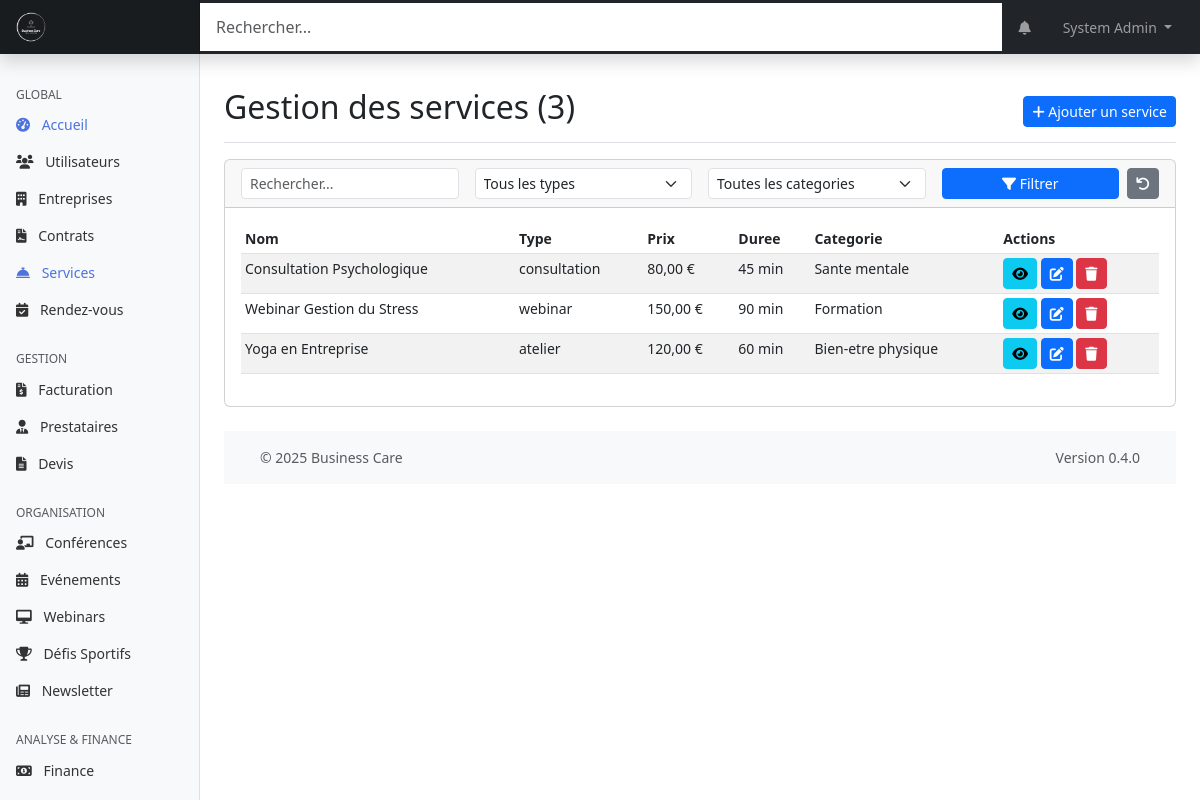
/web-admin/modules/services/index.php (signed in), run on an earlier commit of the app's database.
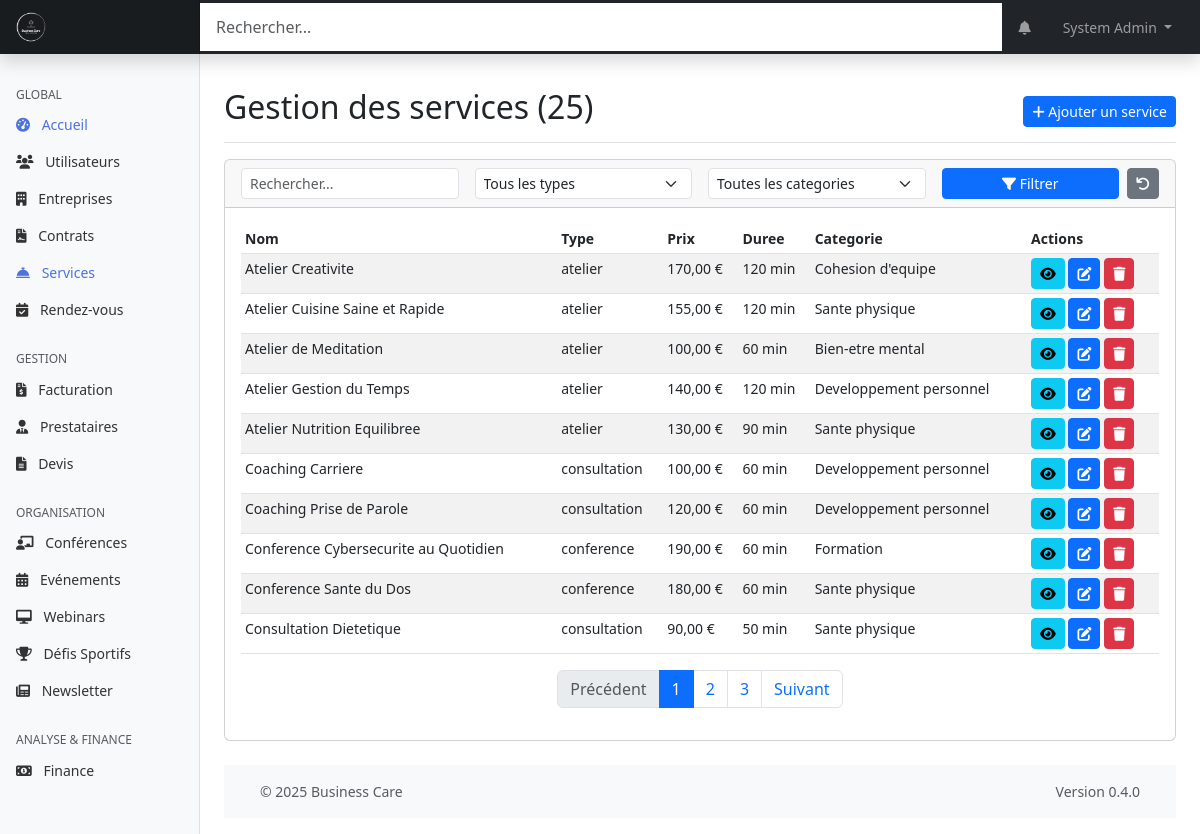
And on a later commit of the database.
### tables this page shows
CREATE TABLE prestations (
    id INT PRIMARY KEY AUTO_INCREMENT,
    nom VARCHAR(255) NOT NULL,
    description TEXT,
    prix DECIMAL(10,2) NOT NULL,
    duree INT,
    type ENUM('conference', 'webinar', 'atelier', 'consultation', 'evenement', 'autre') NOT NULL,
    categorie VARCHAR(100),
    niveau_difficulte ENUM('debutant', 'intermediaire', 'avance'),
    capacite_max INT,
    materiel_necessaire TEXT,
    prerequis TEXT,
    created_at TIMESTAMP DEFAULT CURRENT_TIMESTAMP,
    updated_at TIMESTAMP DEFAULT CURRENT_TIMESTAMP ON UPDATE CURRENT_TIMESTAMP,
    INDEX idx_type (type),
    INDEX idx_categorie (categorie)
);

### web-admin/includes/page_functions/modules/services.php (called while the page is built, shortened)
<?php
function servicesGetList($page = 1, $perPage = DEFAULT_ITEMS_PER_PAGE, $search = '', $type = '', $category = '') {
    $whereClauses = [];
    $params = [];
    $whereSql = !empty($whereClauses) ? implode(' AND ', $whereClauses) : '1';
    $countSql = "SELECT COUNT(id) FROM " . TABLE_PRESTATIONS . " WHERE {$whereSql}";
    $totalServices = executeQuery($countSql, $params)->fetchColumn();
    $totalPages = ceil($totalServices / $perPage);
    $page = max(1, min($page, $totalPages));
    $offset = ($page - 1) * $perPage;
    $sql = "SELECT * FROM " . TABLE_PRESTATIONS . " WHERE {$whereSql} ORDER BY nom ASC LIMIT ?, ?";
    $params[] = $offset;
    $params[] = $perPage;
    $services = executeQuery($sql, $params)->fetchAll();
    return [
        'services' => $services,
        'currentPage' => $page,
        'totalPages' => $totalPages,
        'totalItems' => $totalServices,
        'perPage' => $perPage
    ];
}

### shared/web-admin/db.php (called while the page is built, shortened)
<?php
function getDbConnection()
{
    static $pdo = null;
    if ($pdo === null) {
        $dsn = "mysql:host=" . DB_HOST . ";dbname=" . DB_NAME . ";charset=" . DB_CHARSET;
        $options = [
            PDO::ATTR_ERRMODE => PDO::ERRMODE_EXCEPTION,
            PDO::ATTR_DEFAULT_FETCH_MODE => PDO::FETCH_ASSOC,
            PDO::ATTR_EMULATE_PREPARES => false,
        ];
        try {
            $pdo = new PDO($dsn, DB_USER, DB_PASS, $options);
        } catch (PDOException $e) {
            die("[FAILURE] Connexion a la base de donnees impossible. Veuillez reessayer plus tard.");
        }
    }
    return $pdo;
}
function executeQuery($sql, $params = [])
{
    try {
        $pdo = getDbConnection();
        $stmt = $pdo->prepare($sql);
        $stmt->execute($params);
        return $stmt;
    } catch (PDOException $e) {
        die("[FAILURE] Impossible d'executer la requete: " . $e->getMessage());
    }
}

### web-admin/modules/services/index.php (the view, shortened to what the changed rows need)
<?php
require_once '../../includes/page_functions/modules/services.php';
$filterData = getQueryData(['page' => 1, 'search' => '', 'type' => '', 'category' => '']);
$page = $filterData['page'];
$search = $filterData['search'];
$type = $filterData['type'];
$category = $filterData['category'];
$listResult = servicesGetList($page, 10, $search, $type, $category);
$services = $listResult['services'];
$totalPages = $listResult['totalPages'];
$totalServices = $listResult['totalItems'];
$page = $listResult['currentPage'];
$itemsPerPage = $listResult['perPage'];
$pageTitle = "Gestion des services ({$totalServices})";
include_once '../../templates/header.php';
?>
<div class="container-fluid">
    <div class="row">
        <main class="col-md-9 ms-sm-auto col-lg-10 px-md-4">
            <div class="d-flex justify-content-between flex-wrap flex-md-nowrap align-items-center pt-3 pb-2 mb-3 border-bottom">
                <h1 class="h2"><?php echo $pageTitle; ?></h1>
                <div class="btn-toolbar mb-2 mb-md-0">
                    <a href="<?php echo WEBADMIN_URL; ?>/modules/services/add.php" class="btn btn-sm btn-primary">
                    </a>
                </div>
            </div>
            <div class="card mb-4">
                <div class="card-body">
                    <?php if (count($services) > 0): ?>
                        <div class="table-responsive">
                            <table class="table table-striped table-hover table-sm">
                                <thead>
                                    <tr>
                                        <th>Nom</th>
                                        <th>Type</th>
                                        <th>Prix</th>
                                        <th>Duree</th>
                                        <th>Categorie</th>
                                        <th>Actions</th>
                                    </tr>
                                </thead>
                                <tbody>
                                    <?php foreach ($services as $service): ?>
                                        <tr>
                                            <td><?php echo htmlspecialchars($service['nom']); ?></td>
                                            <td><?php echo htmlspecialchars($service['type']); ?></td>
                                            <td><?php echo formatCurrency($service['prix']); ?></td>
                                            <td><?php echo $service['duree'] ? htmlspecialchars($service['duree']) . ' min' : '-'; ?></td>
                                            <td><?php echo htmlspecialchars($service['categorie'] ?: '-'); ?></td>
                                            <td class="table-actions">
                                                <a href="<?php echo WEBADMIN_URL; ?>/modules/services/view.php?id=<?php echo $service['id']; ?>" class="btn btn-sm btn-info" data-bs-toggle="tooltip" title="Voir">
                                                    <i class="fas fa-eye"></i>
                                                </a>
                                                <a href="<?php echo WEBADMIN_URL; ?>/modules/services/edit.php?id=<?php echo $service['id']; ?>" class="btn btn-sm btn-primary" data-bs-toggle="tooltip" title="Modifier">
                                                    <i class="fas fa-edit"></i>
                                                </a>
                                                <a href="<?php echo WEBADMIN_URL; ?>/modules/services/delete.php?id=<?php echo $service['id']; ?>&csrf_token=<?php echo generateToken(); ?>" class="btn btn-sm btn-danger btn-delete" data-bs-toggle="tooltip" title="Supprimer">
                                                    <i class="fas fa-trash"></i>
                                                </a>
                                            </td>
                                        </tr>
                                    <?php endforeach; ?>
                                </tbody>
                            </table>
                        </div>
                        <?php
                        $paginationInfo = [
                            'currentPage' => $page,
                            'totalPages' => $totalPages,
                            'totalItems' => $totalServices,
                            'itemsPerPage' => $itemsPerPage
                        ];
                        $urlPattern = WEBADMIN_URL . '/modules/services/index.php?search=' . urlencode($search) . '&type=' . urlencode($type) . '&category=' . urlencode($category) . '&page={page}';
                        ?>
                        <div class="d-flex justify-content-center">
                            <?php echo renderPagination($paginationInfo, $urlPattern); ?>
                        </div>
                    <?php endif; ?>
                </div>
            </div>
            <?php include_once '../../templates/footer.php'; ?>
        </main>
    </div>
</div>

### shared/web-admin/functions.php (shortened to what the changed rows need)
<?php
require_once 'db.php';
function sanitizeInput($input)
{
    return $input;
}
function getQueryData()
{
    return sanitizeInput($_GET);
}
function generateToken()
{
    return $_SESSION['csrf_token'];
}
function renderPagination($pagination, $urlPattern)
{
    if ($pagination['totalPages'] <= 1) return '';
    $html = '<nav aria-label="Page navigation"><ul class="pagination">';
    $prevDisabled = $pagination['currentPage'] <= 1 ? ' disabled' : '';
    $prevUrl = str_replace('{page}', $pagination['currentPage'] - 1, $urlPattern);
    $html .= '<li class="page-item' . $prevDisabled . '"><a class="page-link" href="' . $prevUrl . '">Précédent</a></li>';
    $startPage = max(1, $pagination['currentPage'] - 2);
    $endPage = min($pagination['totalPages'], $pagination['currentPage'] + 2);
    for ($i = $startPage; $i <= $endPage; $i++) {
        $active = $i == $pagination['currentPage'] ? ' active' : '';
        $url = str_replace('{page}', $i, $urlPattern);
        $html .= '<li class="page-item' . $active . '"><a class="page-link" href="' . $url . '">' . $i . '</a></li>';
    }
    $nextDisabled = $pagination['currentPage'] >= $pagination['totalPages'] ? ' disabled' : '';
    $nextUrl = str_replace('{page}', $pagination['currentPage'] + 1, $urlPattern);
    $html .= '<li class="page-item' . $nextDisabled . '"><a class="page-link" href="' . $nextUrl . '">Suivant</a></li>';
    $html .= '</ul></nav>';
    return $html;
}
function formatCurrency($amount, $currencySymbol = '€') {
    return number_format($amount, 2, ',', ' ') . ' ' . $currencySymbol;
}

What changed in the data, as far as the page shows it:
no longer on this page (row unchanged): prestations: nom "Consultation Psychologique", type "consultation", prix "80,00 €", duree "45", categorie "Sante mentale"
no longer on this page (row unchanged): prestations: nom "Webinar Gestion du Stress", type "webinar", prix "150,00 €", duree "90", categorie "Formation"
no longer on this page (row unchanged): prestations: nom "Yoga en Entreprise", type "atelier", prix "120,00 €", duree "60", categorie "Bien-etre physique"
added prestations: nom "Atelier Creativite", type "atelier", prix "170,00 €", duree "120", categorie "Cohesion d'equipe"
added prestations: nom "Atelier Cuisine Saine et Rapide", type "atelier", prix "155,00 €", duree "120", categorie "Sante physique"
added prestations: nom "Atelier de Meditation", type "atelier", prix "100,00 €", duree "60", categorie "Bien-etre mental"
added prestations: nom "Atelier Gestion du Temps", type "atelier", prix "140,00 €", duree "120", categorie "Developpement personnel"
added prestations: nom "Atelier Nutrition Equilibree", type "atelier", prix "130,00 €", duree "90", categorie "Sante physique"
added prestations: nom "Coaching Carriere", type "consultation", prix "100,00 €", duree "60", categorie "Developpement personnel"
added prestations: nom "Coaching Prise de Parole", type "consultation", prix "120,00 €", duree "60", categorie "Developpement personnel"
added prestations: nom "Conference Cybersecurite au Quotidien", type "conference", prix "190,00 €", duree "60", categorie "Formation"
added prestations: nom "Conference Sante du Dos", type "conference", prix "180,00 €", duree "60", categorie "Sante physique"
added prestations: nom "Consultation Dietetique", type "consultation", prix "90,00 €", duree "50", categorie "Sante physique"
Also different on the page:
$pageTitle: "Gestion des services (3)" → "Gestion des services (25)"
text now shown: "Précédent Suivant"
new list line: "1"
new list line: "2"
new list line: "3"
